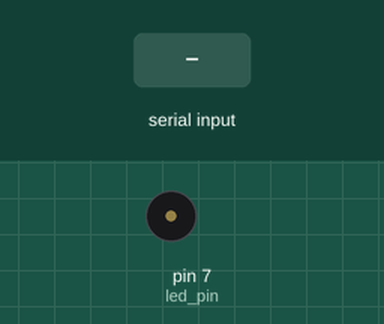
This sketch was run on a simulated Arduino Uno, built with avr-gcc and run on an emulated ATmega328P. Parts: buzzer (waves = sounding). The inputs (shaded band) are chosen by the test bench.

Above: at 1.2 s.
1.3 s: "1" received over Serial
At 2.1 s:
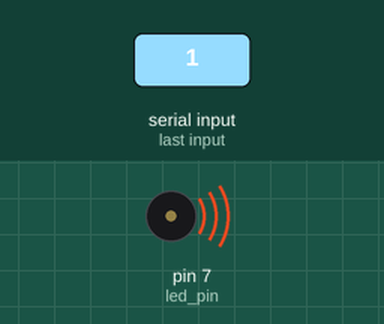
2.8 s: "0" received over Serial
At 3.3 s:
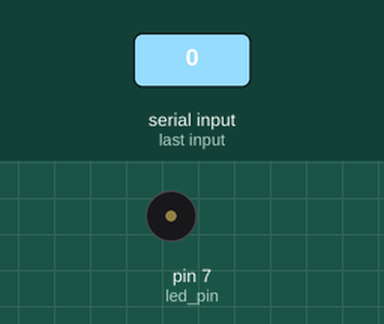
Timing chart, 0 to 5.8 s (numbered marks = the images above; inputs shaded):
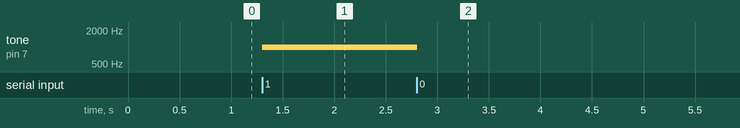

The sketch:

sketch_uart.ino
```cpp
int led_pin = 7;
byte incomingByte;

void setup() {
  pinMode(led_pin, OUTPUT);
  Serial.begin(9600);
}

void loop() {

  if (Serial.available() > 0) {
    incomingByte = Serial.read();

    if (incomingByte == '1') {
     tone(led_pin, 1000);
    }
    else if (incomingByte == '0') {
      noTone(led_pin);
    }
  }
  delay(10);
}
```

Measured:
- after the input at 1.3 s, tone on pin 7 (led_pin): silent → 1000 Hz at once
- after the input at 2.8 s, tone on pin 7 (led_pin): 1000 Hz → silent at once
